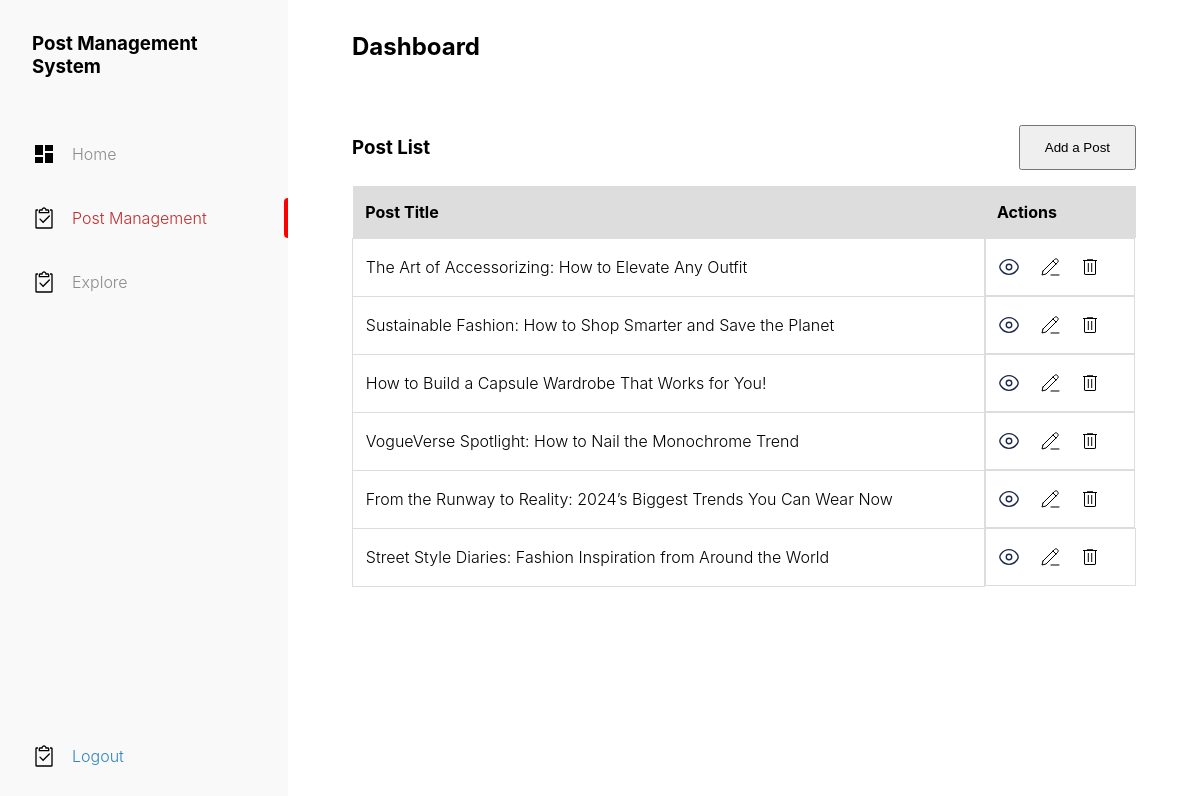
The app's page /view/admin/manage_posts.php with its own data.
### tables this page shows
CREATE TABLE `Posts` (
  `post_id` int(11) NOT NULL,
  `user_id` int(11) NOT NULL,
  `title` varchar(255) NOT NULL,
  `content` text NOT NULL,
  `created_at` timestamp NOT NULL DEFAULT current_timestamp(),
  `updated_at` timestamp NULL DEFAULT NULL ON UPDATE current_timestamp(),
  `status` enum('published','archived') DEFAULT 'published',
  `image_url` varchar(255) DEFAULT NULL
);

### functions/get_all_posts.php (the view, shortened to what this page needs)
<?php
include "../../settings/connection.php";
function getPosts()
{
  $sql = "SELECT * FROM Posts";
  global $con;
  $results = mysqli_query($con, $sql);
  if (mysqli_num_rows($results) > 0) {
    $posts = mysqli_fetch_all($results, MYSQLI_ASSOC);
    foreach ($posts as $post) {
      $icon = ($post['status'] == "published" ? "eyeopen.svg" :
              ($post['status'] == "archived" ? "eyeclose.svg" : "eyeopen.svg"));
      echo "<tr>
        <td>" . $post['title'] . "</td>
        <td class='actions'>
                        <a href='javascript:void(0)' id='status_post' data-pid=" . $post['post_id'] . " data-status='" . $post['status'] . "' class='status_post'>
                            <img src='../../images/icons/" . $icon . "' alt=''>
                        </a>
            <a href='../admin/edit_posts.php?pid=" . $post['post_id'] . "' id='edit_post' data-pid=" . $post['post_id'] . " class='edit_post'><img src='../../images/icons/iconamoon_edit-thin.svg' alt='' ></a>
            <a href='javascript:void(0)' id='del_post' data-pid=" . $post['post_id'] . " class='del_post'><img src='../../images/icons/material-symbols-light_delete-outline.svg' alt=''></a>
        </td>
    </tr>";
    }
  } else {
    echo "<tr>
          <td> No Posts Added.</td>
          <td></td>
      </tr>";
  }
}

### layout/styles/adminstyle.css (style rules this page uses)
* { margin: 0; padding: 0; box-sizing: border-box; }
html, body { width: 100%; height: 100%; scroll-behavior: smooth; font-family: 'Inter', sans-serif; background-color: #f9f9f9; color: hsl(0, 0, 15); font-weight: 300; }
a { text-decoration: none; color: #2e87bf; }
.content table th, .content table td { padding: 1rem 0.8rem; border: 1px solid #ddd; }
.actions { display: flex; gap: 16px; }
.actions a { display: flex; align-items: center; width: 24px; height: 24px; }

### records on screen
posts: title "The Art of Accessorizing: How to Elevate Any Outfit"
posts: title "Sustainable Fashion: How to Shop Smarter and Save the Planet"
posts: title "How to Build a Capsule Wardrobe That Works for You!"
posts: title "VogueVerse Spotlight: How to Nail the Monochrome Trend"
posts: title "From the Runway to Reality: 2024’s Biggest Trends You Can Wear Now"
posts: title "Street Style Diaries: Fashion Inspiration from Around the World"
